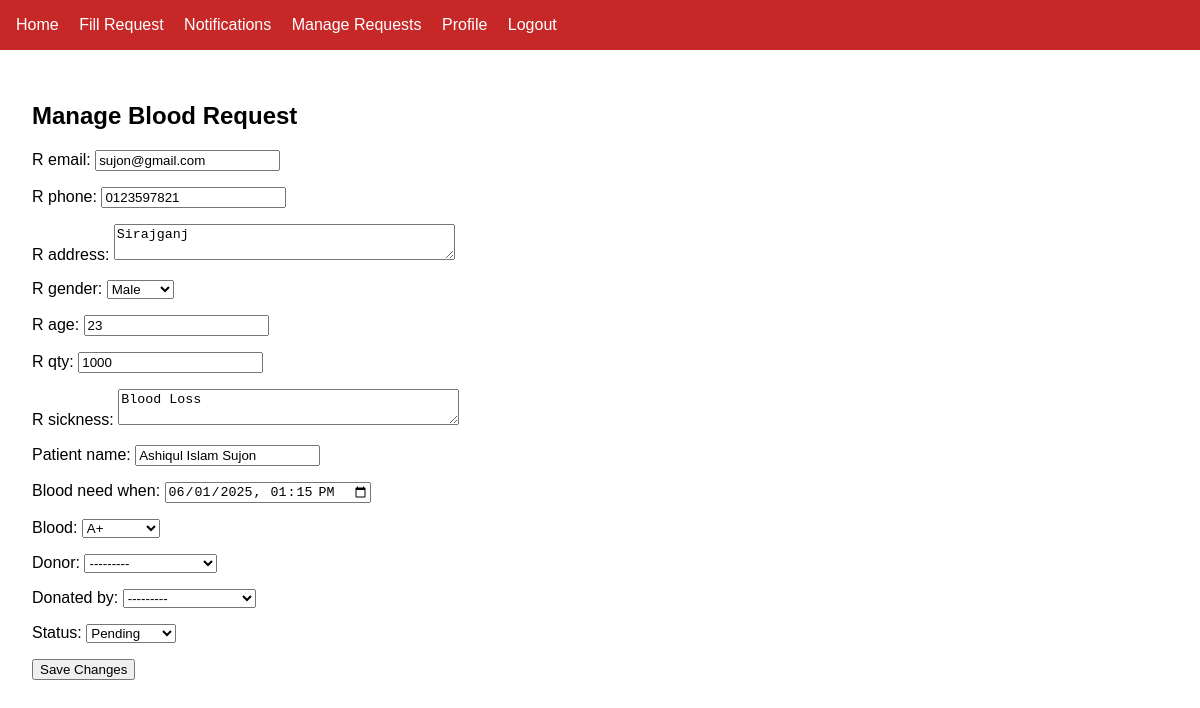
Screenshot of /request-blood/2/edit/ (signed in) with the database file from the repository.
### myapp/models.py (models this page shows, shortened)
class BloodRequest(models.Model):
    requester = models.ForeignKey(
        User,
        on_delete=models.SET_NULL,
        null=True,
        blank=True,
        related_name='blood_requests'
    )
    r_email = models.EmailField()
    r_phone = models.CharField(max_length=15)
    r_address = models.TextField()
    r_gender = models.CharField(max_length=10)
    r_age = models.IntegerField()
    r_qty = models.PositiveIntegerField()
    r_sickness = models.TextField()
    patient_name = models.CharField(max_length=100)
    blood_need_when = models.DateTimeField()
    blood = models.ForeignKey('Blood', on_delete=models.CASCADE)
    donor = models.ForeignKey(
        User,
        on_delete=models.SET_NULL,
        null=True,
        blank=True,
        related_name='donated_requests'
    )
    donated_by = models.ForeignKey(
        User,
        on_delete=models.SET_NULL,
        null=True,
        blank=True,
        related_name='fulfilled_requests'
    )
    created_by = models.ForeignKey(
        User,
        on_delete=models.SET_NULL,
        null=True,
        blank=True,
        related_name='created_blood_requests'
    )
    created_at = models.DateTimeField(auto_now_add=True)
    status = models.CharField(
        max_length=10,
        choices=STATUS_CHOICES,
        default='pending'
    )

### myapp/views.py (the view)
# urls.py: path('request-blood/<int:pk>/edit/', views.edit_blood_request_admin, name='admin-request-edit'),
@user_passes_test(is_approved_admin)
def edit_blood_request_admin(request, pk):
    blood_request = get_object_or_404(BloodRequest, pk=pk)
    if request.method == 'POST':
        form = AdminBloodRequestForm(request.POST, instance=blood_request)
        if form.is_valid():
            form.save()
            return redirect('admin-request-edit', pk=blood_request.pk) # Replace with your admin listing view
    else:
        form = AdminBloodRequestForm(instance=blood_request)
    return render(request, 'admin/blood_request_form_admin.html', {'form': form})

### myapp/forms.py
class AdminBloodRequestForm(forms.ModelForm):
    class Meta:
        model = BloodRequest
        exclude = ['requester', 'created_by']
        widgets = {
            'r_gender': forms.Select(choices=[('Male', 'Male'), ('Female', 'Female'), ('Other', 'Other')]),
            'r_address': forms.Textarea(attrs={'rows': 2}),
            'r_sickness': forms.Textarea(attrs={'rows': 2}),
            'blood_need_when': forms.DateTimeInput(attrs={'type': 'datetime-local'}),
        }

### myapp/context_processors.py (called while the page is built)
def notifications_processor(request):
    if request.user.is_authenticated:
        unread_notifications = request.user.recipient_notifications.filter(is_read=False)
        return {
            'notifications': request.user.recipient_notifications.order_by('-created_at')[:5],
            'unread_count': unread_notifications.count(),
        }
    return {}

### myapp/models.py (called while the page is built)
    def __str__(self):
        return f"{self.username} ({self.role})"

    @property
    def is_qualified_admin(self):
        return self.role == 'admin' and self.is_approved and not self.is_banned

    def __str__(self):
        return self.blood_group

### myapp/views.py (called while the page is built)
def is_approved_admin(user):
    return user.is_authenticated and user.is_qualified_admin

### myapp/templates/admin/blood_request_form_admin.html (shortened to what this page needs)
{% extends "base.html" %}
{% block content %}
<div class="max-w-3xl mx-auto p-6 bg-white rounded shadow mt-6">
    <h2 class="text-xl font-bold text-green-700 mb-4">Manage Blood Request</h2>
    <form method="post">
        {{ form.as_p }}
        <button type="submit" class="bg-green-600 text-white px-6 py-2 rounded hover:bg-green-700">
            Save Changes
        </button>
    </form>
</div>
{% endblock %}

### myapp/templates/base.html (style rules this page uses)
body { font-family: Arial, sans-serif; margin: 0; padding: 0; }

### rows the page displays
BloodRequest: r_email "sujon@gmail.com", r_phone "0123597821", r_address "Sirajganj", r_gender "Male", r_age "23", r_qty "1000", r_sickness "Blood Loss", patient_name "Ashiqul Islam Sujon", blood_need_when "06/01/2025 13:15", blood "A+", donor "---------", donated_by "---------", status "Pending"
